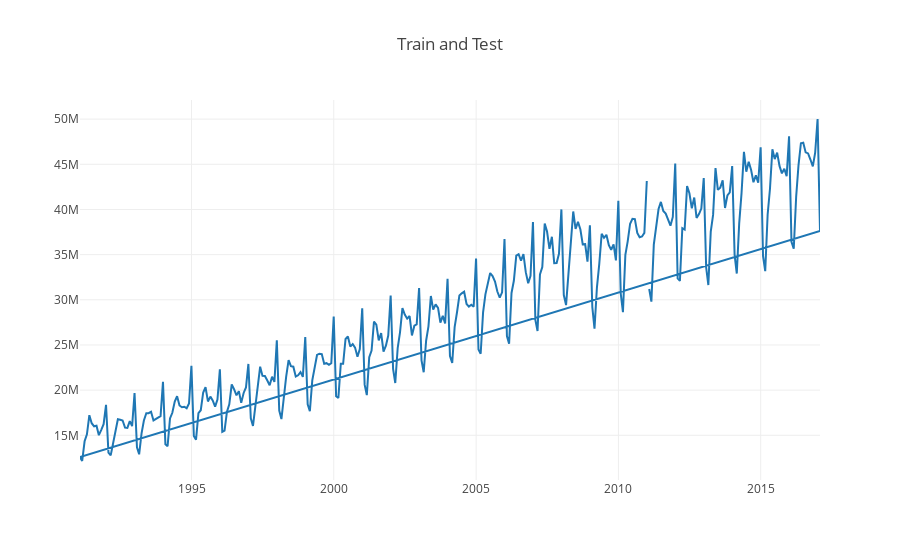

Here is the notebook cell this chart was saved with:
### Code cell
df_scatter(pd.concat([test, train]), title='Train and Test')

### Figure 1 — Plotly figure (JSON) as saved in the notebook; plotly's stock layout.template omitted (floating-point values rounded to 4 significant figures; data arrays with more than 128 entries replaced by an {"elided": "..."} marker saying what was removed)
{"data": [{"name": "Unadjusted", "type": "scatter", "visible": "visible", "x": {"elided": "313 str values"}, "y": {"elided": "313 int values"}}], "layout": {"legend": {"orientation": "h"}, "title": "Train and Test", "xaxis": {"type": "date"}, "yaxis": {"showticklabels": true, "title": "", "type": "linear"}}}
